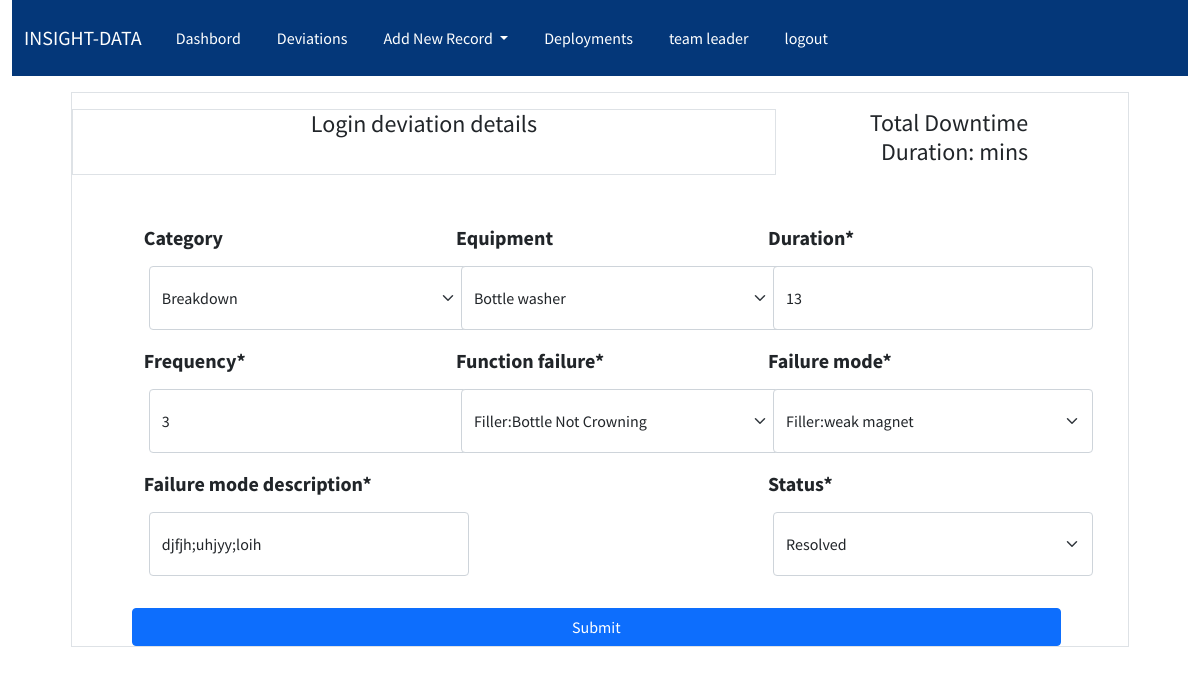
The page /insight/deviation/5 (signed in) on the database its author committed.
### accounts/models.py (models this page shows, shortened)
class AccountsUser(AbstractBaseUser,PermissionsMixin):
    email =models.EmailField(unique=True)
    sap_no =models.PositiveIntegerField()
    user_name =models.CharField(max_length=20)
    first_name =models.CharField(max_length=50,blank=True)
    last_name =models.CharField(max_length=50,blank=True)
    is_active =models.BooleanField(default=False)
    is_staff =models.BooleanField(default=False)
    created_on =models.DateTimeField(auto_now_add=True)
    objects = CustomAccountManager()
    USERNAME_FIELD ='email'
    REQUIRED_FIELDS = ['user_name','sap_no','first_name','last_name']

### insight/models.py (models this page shows, shortened)
class Deviation(models.Model):
    insight=models.ForeignKey(InsightData,on_delete=models.CASCADE)
    category= models.ForeignKey(Category, blank=True, null=True,on_delete=models.CASCADE)
    equipment= models.ForeignKey( Equipment, blank=True, null=True, on_delete=models.CASCADE)
    frequency= models.PositiveIntegerField()
    duration = models.PositiveIntegerField()
    function_failure =models.ForeignKey(FunctionFailure,on_delete=models.CASCADE)
    failure_mode =models.ForeignKey(FailureMode,on_delete=models.CASCADE)
    failure_mode_description =models.CharField(max_length=100)
    status =models.CharField(max_length=50,choices=choices.status)
    class Meta:
        permissions= [('can_view_dev_deployment','can view deployment')]

class FunctionFailure(models.Model):
    equipment =models.ForeignKey(Equipment,on_delete=models.CASCADE)
    function_failure = models.CharField(max_length=200)
    def __str__(self):
        return f'{self.equipment}:{self.function_failure}'

class FailureMode(models.Model):
    equipment =models.ForeignKey(Equipment,on_delete=models.CASCADE)
    function_failure =models.ForeignKey(FunctionFailure,on_delete=models.CASCADE)
    failure_mode = models.CharField(max_length=200)
    def __str__(self):
        return f'{self.equipment}:{self.failure_mode}'

### insight/views.py (the view)
# urls.py: path('deviation/<int:pk>',DeviationUpdateView.as_view(),name='update-deviation'),
class DeviationUpdateView(LoginRequiredMixin,PermissionRequiredMixin,UpdateView):
    permission_required = ('insight.change_deviation')
    model = Deviation
    form_class =DeviationForm
    template_name = 'insight/create-deviation.html'
    success_url = "/insight/deviation"

### insight/forms.py
class DeviationForm(ModelForm):
    class Meta:
        model=Deviation
        fields =['category','equipment','frequency','duration',
        'function_failure','failure_mode','failure_mode_description','status']

### insight/models.py (called while the page is built)
    def __str__(self):
        return self.name

    def __str__(self):
        return self.name

### insight/templates/insight/create-deviation.html (shortened to what this page needs)
{% extends 'base.html' %} {% block content %} {% include 'navbar.html' %}
{% load crispy_forms_tags %}
<div class="container mt-3 border " style="width:90%;font-size:14px">
  <div class="row">
    <div class="col-8 text-center mr-5 mt-3 border" >
      <h4>Login deviation details</h4>
    </div>
    <div class="col-3 text-end mr-5 mt-3 ">
    <h4> Total Downtime Duration: {{duration}} mins</h4>
    </div>
  </div>
    <form action="" method="post" autocomplete="off">
      <div class="row mx-5 mt-5">
        <div class="col-xl-4 col-md-8 col-sm-12">{{form.category|as_crispy_field}}</div>
         <div class="col-xl-4 col-md-8 col-sm-12">{{form.equipment|as_crispy_field}}</div>
           <div class="col-xl-4 col-md-8 col-sm-12">{{form.duration|as_crispy_field}}</div>
      </div>
       <div class="row mx-5">
          <div class="col-xl-4 col-md-8 col-sm-12">{{form.frequency|as_crispy_field}}</div>
              <div class="col-xl-4 col-md-8 col-sm-12" >{{form.function_failure|as_crispy_field}}</div>
          <div class="col-xl-4 col-md-8 col-sm-12">{{form.failure_mode|as_crispy_field}}</div>
       </div>
         <div class="row mx-5">
         <div class="col-8">{{form.failure_mode_description|as_crispy_field}}</div>
         <div class="col-xl-4 col-md-8 col-sm-12">{{form.status|as_crispy_field}}</div>
       </div>
      <button type="submit" class="btn btn-primary mt-3 mx-5" style="width: 90%;">Submit</button>
    </form>
  </div>
</div>
{% endblock content %}

### templates/navbar.html (shortened to what this page needs)
<nav class="navbar navbar-expand-lg"style='background-color: var(--nav)'>
  <div class="container-fluid">
    <a class="navbar-brand"  href="{% url 'dashboard' %}">INSIGHT-DATA</a>
       {% if user.is_authenticated %}
    <div class="collapse navbar-collapse" id="navbarNavDropdown">
      <ul class="navbar-nav">
          <li class="nav-item">
            <a
              class="nav-link active"
              aria-current="page"
              href="{% url 'dashboard' %}"
              >Dashbord</a
            >
          </li>
          <li class="nav-item">
            <a class="nav-link" href="{% url 'list-deviation' %}">Deviations</a>
          </li>
          {% if perms.insight.add_insightdata %}
        <li class="nav-item dropdown">
          <a class="nav-link dropdown-toggle" href="#" id="navbarDropdownMenuLink" role="button" data-bs-toggle="dropdown" aria-expanded="false">
             Add New Record
          </a>
          </li>
          {% endif %}
          {% if perms.insight.add_insightdata %}
          <li class="nav-item">
            <a class="nav-link" href="{% url 'deployment' %}">Deployments</a>
          </li>
           {% endif %}
          <li class="nav-item">
            <a class="nav-link" href="#">{{user.user_name}}</a>
          </li>
          <li class="nav-item">
            <a class="nav-link" href="{% url 'logout' %}">logout</a>
          </li>
          </ul>
      {% endif %}
  </div>
</nav>

### static/css/style.css (style rules this page uses)
:root { --nav: #043779; --content: #ffffff; --textcontent: #fefefe; --bs-blue: #0d6efd; --bs-indigo: #6610f2; --bs-purple: #6f42c1; --bs-pink: #d63384; --bs-red: #dc3545; --bs-orange: #fd7e14; --bs-yellow: #ffc107; --bs-green: #198754; --bs-teal: #20c997; --bs-cyan: #0dcaf0; --bs-white: #fff; --bs-gray: #6c757d; --bs-gray-dark: #343a40; --bs-primary: #0d6efd; --bs-secondary: #6c757d; --bs-success: #198754; --bs-info: #0dcaf0; --bs-warning: #ffc107; --bs-danger: #dc3545; --bs-light: #f8f9fa; --bs-dark: #212529; --bs-font-sans-serif: system-ui, -apple-system, "Segoe UI", Roboto, "Helvetica Neue", Arial, "Noto Sans", "Liberation Sans", sans-serif, "Apple Color Emoji", "Segoe UI Emoji", "Segoe UI Symbol", "Noto Color Emoji"; --bs-font-monospace: SFMono-Regular, Menlo, Monaco, Consolas, "Liberation Mono", "Courier New", monospace; --bs-gradient: linear-gradient( 180deg, rgba(255, 255, 255, 0.15), rgba(255, 255, 255, 0) ); }
* { padding: 0; margin: 0; box-sizing: border-box; }
ul { list-style: none; }
a { text-decoration: none; color: var(--textcontent); }
body { font-family: "Source Sans Pro", sans-serif; }
nav li { padding: 10px; }
.nav-link { color: #fff !important; }
.select, .numberinput, .textinput { width: 20em; height: 4em; margin: 5px; }
label { font-size: 20px; font-weight: bold; }

### rows shown on the page
AccountsUser: user_name "team leader"
Deviation: category "Breakdown", equipment "Bottle washer", duration "13", frequency "3", failure_mode_description "djfjh;uhjyy;loih", status "Resolved"
FunctionFailure: function_failure "Filler:Bottle Not Crowning"
FailureMode: failure_mode "Filler:weak magnet"
